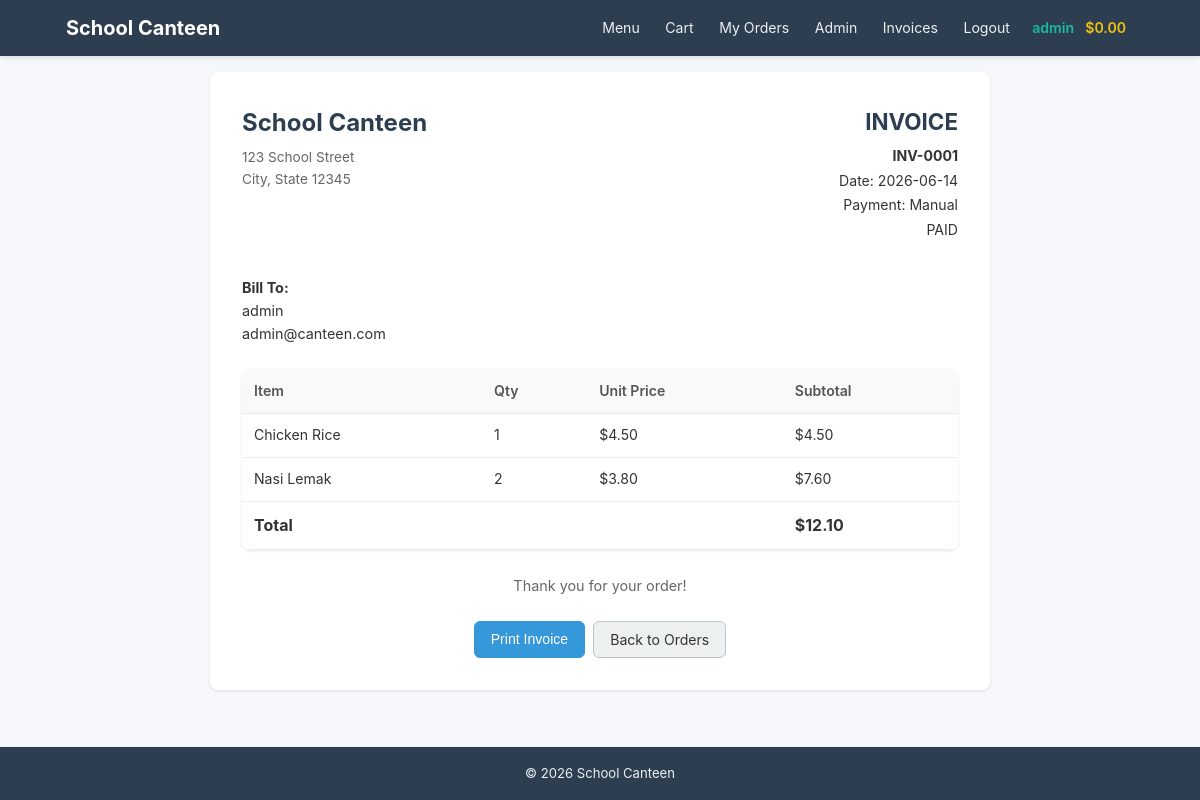
Screenshot of /orders/invoice/1 (signed in) with the database file from the repository.
### models.py (models this page shows, shortened)
class User(UserMixin, db.Model):
    __tablename__ = 'users'
    id = db.Column(db.Integer, primary_key=True)
    username = db.Column(db.String(64), unique=True, nullable=False, index=True)
    email = db.Column(db.String(120), unique=True, nullable=False, index=True)
    password_hash = db.Column(db.String(256), nullable=False)
    role = db.Column(db.String(20), nullable=False, default='student')
    student_id = db.Column(db.String(20), unique=True, nullable=True)
    balance = db.Column(db.Float, default=0.0)
    created_at = db.Column(db.DateTime, default=lambda: datetime.now(timezone.utc))
    orders = db.relationship('Order', backref='user', lazy='dynamic')
    favorites = db.relationship('Favorite', backref='user', lazy='dynamic',
                                cascade='all, delete-orphan')
    def is_admin(self):
        return self.role == 'admin'

class Order(db.Model):
    __tablename__ = 'orders'
    id = db.Column(db.Integer, primary_key=True)
    user_id = db.Column(db.Integer, db.ForeignKey('users.id'), nullable=False)
    order_date = db.Column(db.DateTime, default=lambda: datetime.now(timezone.utc))
    total_amount = db.Column(db.Float, nullable=False, default=0.0)
    status = db.Column(db.String(20), nullable=False, default='pending')
    payment_method = db.Column(db.String(20), default='balance')
    paid = db.Column(db.Boolean, default=False)
    invoice_ref = db.Column(db.String(20), unique=True, nullable=True)
    previous_status = db.Column(db.String(20), nullable=True)
    items = db.relationship('OrderItem', backref='order', lazy='dynamic',
                            cascade='all, delete-orphan')
    @property
    def invoice_number(self):
        return self.invoice_ref or f'INV-{self.id:04d}'

class OrderItem(db.Model):
    __tablename__ = 'order_items'
    id = db.Column(db.Integer, primary_key=True)
    order_id = db.Column(db.Integer, db.ForeignKey('orders.id'), nullable=False)
    menu_item_id = db.Column(db.Integer, db.ForeignKey('menu_items.id'), nullable=False)
    quantity = db.Column(db.Integer, nullable=False, default=1)
    unit_price = db.Column(db.Float, nullable=False)
    rating = db.Column(db.Integer, nullable=True)
    review = db.Column(db.Text, nullable=True)
    def subtotal(self):
        return self.quantity * self.unit_price

class MenuItem(db.Model):
    __tablename__ = 'menu_items'
    id = db.Column(db.Integer, primary_key=True)
    name = db.Column(db.String(128), nullable=False)
    description = db.Column(db.Text, nullable=True)
    price = db.Column(db.Float, nullable=False)
    category_id = db.Column(db.Integer, db.ForeignKey('categories.id'), nullable=False)
    image = db.Column(db.String(256), nullable=True)
    available = db.Column(db.Boolean, default=True)
    stock = db.Column(db.Integer, default=0)
    featured = db.Column(db.Boolean, default=False)
    created_at = db.Column(db.DateTime, default=lambda: datetime.now(timezone.utc))
    order_items = db.relationship('OrderItem', backref='menu_item', lazy='dynamic')
    favorites = db.relationship('Favorite', backref='menu_item', lazy='dynamic',
                                cascade='all, delete-orphan')

### routes/orders.py (the view)
@orders_bp.route('/invoice/<int:order_id>')
@login_required
def invoice(order_id):
    order = Order.query.get_or_404(order_id)
    if order.user_id != current_user.id and not current_user.is_admin():
        flash('You can only view your own invoices.', 'error')
        return redirect(url_for('orders.history'))
    return render_template('orders/invoice.html', order=order)

### templates/orders/invoice.html (shortened to what this page needs)
{% extends "base.html" %}
{% block content %}
<div class="invoice">
  <div class="invoice-header">
    <div class="invoice-brand">
      <h1>School Canteen</h1>
      <p>123 School Street<br>City, State 12345</p>
    </div>
    <div class="invoice-meta">
      <h2>INVOICE</h2>
      <p><strong>{{ order.invoice_number }}</strong></p>
      <p>Date: {{ order.order_date.strftime('%Y-%m-%d') }}</p>
      <p>Payment: {{ order.payment_method|title }}</p>
      <p class="status-{{ 'paid' if order.paid else 'pending' }}">
        {{ 'PAID' if order.paid else 'UNPAID' }}
      </p>
    </div>
  </div>
  <div class="invoice-user">
    <p><strong>Bill To:</strong></p>
    <p>{{ order.user.username }}<br>
       {{ order.user.email }}<br>
    </p>
  </div>
  <table class="table invoice-table">
    <thead>
      <tr><th>Item</th><th>Qty</th><th>Unit Price</th><th>Subtotal</th></tr>
    </thead>
    <tbody>
      {% for oi in order.items %}
        <tr>
          <td>{{ oi.menu_item.name }}</td>
          <td>{{ oi.quantity }}</td>
          <td>${{ "%.2f"|format(oi.unit_price) }}</td>
          <td>${{ "%.2f"|format(oi.subtotal()) }}</td>
        </tr>
      {% endfor %}
    </tbody>
    <tfoot>
      <tr>
        <td colspan="3" class="text-right"><strong>Total</strong></td>
        <td><strong>${{ "%.2f"|format(order.total_amount) }}</strong></td>
      </tr>
    </tfoot>
  </table>
  <div class="invoice-footer">
    <p>Thank you for your order!</p>
  </div>
  <div class="invoice-actions no-print">
    <button onclick="window.print()" class="btn btn-primary">Print Invoice</button>
    <a href="{{ url_for('orders.history') }}" class="btn btn-secondary">Back to Orders</a>
  </div>
</div>
{% endblock %}

### templates/base.html (shortened to what this page needs)
<!DOCTYPE html>
<html lang="en">
<head>
  <link rel="stylesheet" href="{{ url_for('static', filename='style.css') }}">
</head>
<body>
  <nav class="navbar">
    <div class="nav-container">
      <a href="{{ url_for('menu.index') }}" class="nav-brand">School Canteen</a>
      <div class="nav-links">
        <a href="{{ url_for('menu.index') }}">Menu</a>
        {% if current_user.is_authenticated %}
          <a href="{{ url_for('orders.view_cart') }}">Cart</a>
          <a href="{{ url_for('orders.history') }}">My Orders</a>
          {% if current_user.is_admin() %}
            <a href="{{ url_for('admin.dashboard') }}">Admin</a>
            <a href="{{ url_for('admin.manage_invoices') }}">Invoices</a>
          {% endif %}
          <a href="{{ url_for('auth.logout') }}">Logout</a>
          <span class="nav-user">{{ current_user.username }}</span>
          <span class="nav-balance">${{ "%.2f"|format(current_user.balance) }}</span>
        {% else %}
          <a href="{{ url_for('auth.login') }}">Login</a>
          <a href="{{ url_for('auth.register') }}">Register</a>
        {% endif %}
      </div>
    </div>
  </nav>
  <main class="container">
    {% block content %}{% endblock %}
  </main>
  <footer class="footer">
    <div class="container">
      <p>&copy; {{ now().year }} School Canteen</p>
    </div>
  </footer>
</body>
</html>

### static/style.css (style rules this page uses)
* { margin: 0; padding: 0; box-sizing: border-box; }
body { font-family: -apple-system, BlinkMacSystemFont, 'Segoe UI', Roboto, Oxygen, Ubuntu, Cantarell, sans-serif; line-height: 1.6; color: #333; background: #f5f7fa; display: flex; flex-direction: column; min-height: 100vh; }
.container { max-width: 1100px; margin: 0 auto; padding: 0 1rem; width: 100%; }
.navbar { background: #2c3e50; color: #fff; box-shadow: 0 2px 4px rgba(0,0,0,0.1); position: sticky; top: 0; z-index: 100; }
.nav-container { max-width: 1100px; margin: 0 auto; padding: 0 1rem; display: flex; justify-content: space-between; align-items: center; height: 56px; position: relative; }
.nav-brand { font-size: 1.25rem; font-weight: 700; color: #fff; text-decoration: none; white-space: nowrap; }
.nav-links { display: flex; align-items: center; gap: 0.2rem; }
.nav-links a { color: #ecf0f1; text-decoration: none; padding: 0.4rem 0.7rem; font-size: 0.88rem; border-radius: 6px; transition: background 0.2s, color 0.2s; white-space: nowrap; }
.nav-user { color: #1abc9c; font-weight: 600; font-size: 0.88rem; padding: 0.4rem 0.5rem; white-space: nowrap; }
.nav-balance { color: #f1c40f; font-weight: 600; font-size: 0.88rem; padding: 0.4rem 0.5rem 0.4rem 0; white-space: nowrap; }
main { padding: 1.25rem 0; flex: 1; }
main h1 { font-size: 1.4rem; margin-bottom: 1rem; color: #2c3e50; }
main h2 { font-size: 1.2rem; margin-bottom: 0.8rem; color: #2c3e50; }
.btn { display: inline-flex; align-items: center; justify-content: center; padding: 0.5rem 1rem; border: 1px solid transparent; border-radius: 6px; font-size: 0.88rem; cursor: pointer; text-decoration: none; transition: all 0.2s; line-height: 1.4; }
.btn-primary { background: #3498db; color: #fff; border-color: #3498db; }
.btn-secondary { background: #ecf0f1; color: #333; border-color: #bdc3c7; }
.table { width: 100%; border-collapse: collapse; background: #fff; border-radius: 8px; overflow: hidden; box-shadow: 0 1px 3px rgba(0,0,0,0.1); margin-bottom: 1rem; }
.table th, .table td { padding: 0.65rem 0.75rem; text-align: left; border-bottom: 1px solid #e9ecef; font-size: 0.88rem; white-space: nowrap; }
.table th { background: #f8f9fa; font-weight: 600; color: #555; }
.invoice { max-width: 780px; margin: 0 auto; background: #fff; padding: 2rem; border-radius: 8px; box-shadow: 0 1px 3px rgba(0,0,0,0.1); }
.invoice-header { display: flex; justify-content: space-between; margin-bottom: 2rem; flex-wrap: wrap; gap: 1rem; }
.invoice-brand h1 { font-size: 1.5rem; color: #2c3e50; margin-bottom: 0.3rem; }
.invoice-brand p { font-size: 0.85rem; color: #666; }
.invoice-meta { text-align: right; }
.invoice-meta h2 { font-size: 1.4rem; margin-bottom: 0.3rem; color: #2c3e50; }
.invoice-meta p { font-size: 0.88rem; margin-bottom: 0.15rem; }
.invoice-user { margin-bottom: 1.5rem; font-size: 0.9rem; }
.invoice-table { margin-bottom: 1.5rem; }
.invoice-table tfoot td { font-size: 1rem; }
.text-right { text-align: right; }
.invoice-footer { text-align: center; font-size: 0.9rem; color: #666; margin-top: 1.5rem; }
.invoice-actions { display: flex; gap: 0.5rem; justify-content: center; margin-top: 1.5rem; }
.footer { background: #2c3e50; color: #ecf0f1; text-align: center; padding: 1rem 0; font-size: 0.82rem; margin-top: auto; }

### rows the page displays
User: username "admin", balance "0.00", user.username "admin", user.email "admin@canteen.com"
Order: invoice_number "INV-0001", order_date "2026-06-14", payment_method "Manual", paid "PAID", total_amount "12.10"
OrderItem: menu_item.name "Chicken Rice", quantity "1", unit_price "4.50", subtotal "4.50"
OrderItem: menu_item.name "Nasi Lemak", quantity "2", unit_price "3.80", subtotal "7.60"
